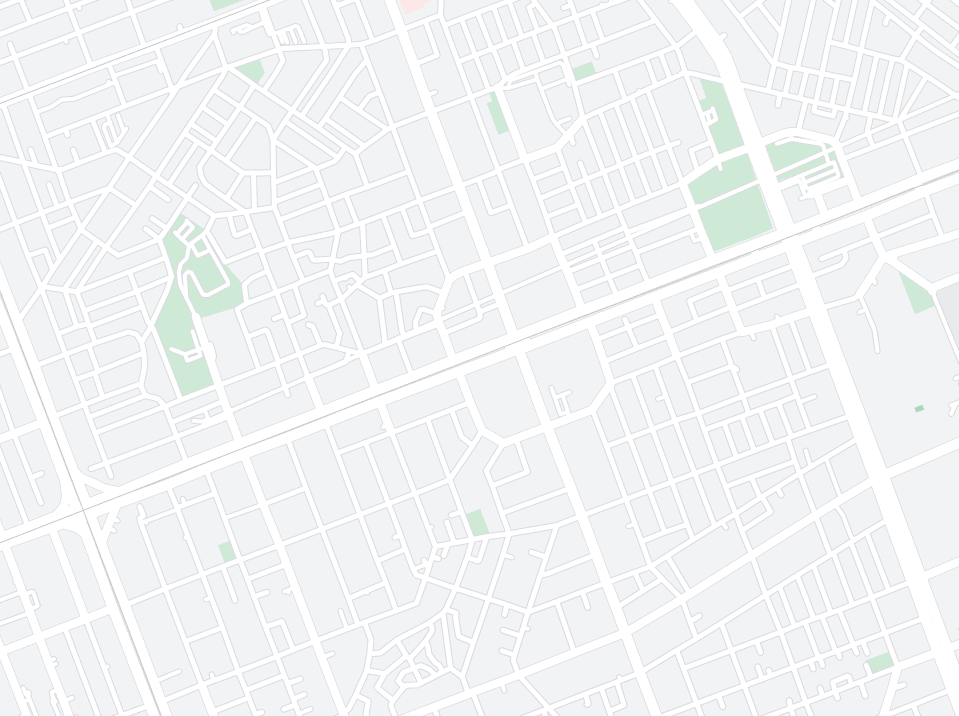
#> input picture map.png, 959 x 716 px
$ python test_make_position_image.py
#> lines starting #> are read from the running program, lines starting #| are printed output that depends on the picture
import matplotlib.pyplot as plt
import numpy as np
import matplotlib.patches as patches

np.random.seed(19680801)

x = []
y = []

with open("./buspos.txt","r") as fp:
#> (reads buspos.txt from the repository)
    t=0
    while t<20:
        t+=1
        line = fp.readline()
        poslst = line.split('/')[:-1]
        print(len(poslst))
        for pos in poslst:
            tx,ty = np.array(pos.split(','),dtype=np.float32)
            tx = tx * 1
            ty = ty * 1
            if tx>=0:
                x.append(tx)
                y.append(ty)

N=386
colors = np.random.rand(N)
c=colors*0+0.225
area = (30 * np.random.rand(N))**2  # 0 to 15 point radii

filename = "map.png"
lonmin, lonmax, latmin, latmax = (-400,1400,-100,1100) # just example
image_extent = (lonmin, lonmax, latmin, latmax)
ax = plt.gca()
ax.imshow(plt.imread(filename), extent=image_extent)
rect = patches.Rectangle((0, 0), 1000, 1000, linewidth=1, edgecolor='r', facecolor='none')
ax.add_patch(rect)

plt.scatter(x,y, s=area*0+150, marker=".", color='b', alpha=0.5)
plt.scatter(500,450, s=200, marker="X", color='r', alpha=1)
plt.show()
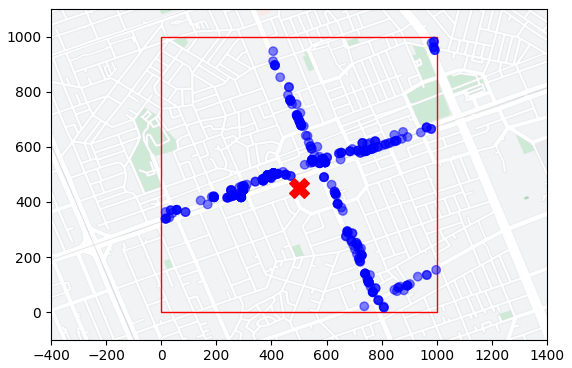
#> figure drawn by matplotlib, 1 panel
